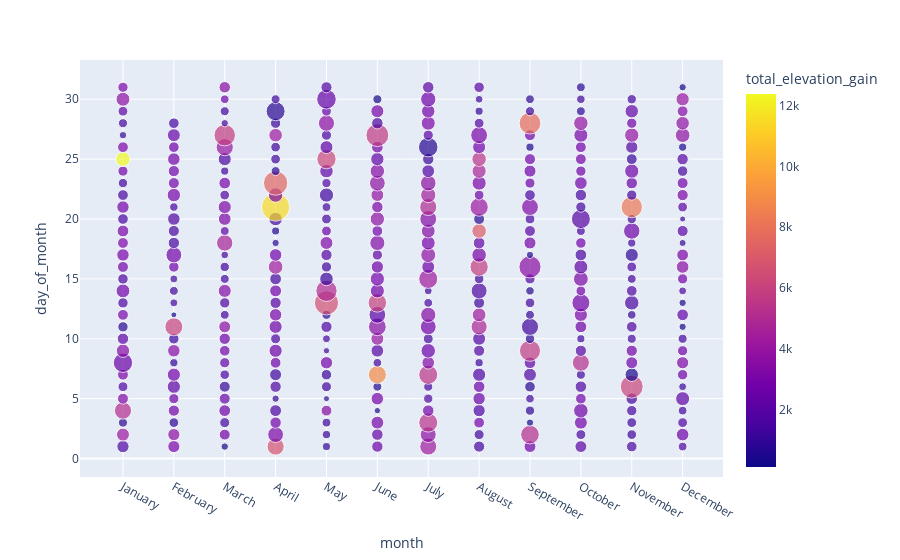

The code cell stored with this chart in its notebook:
### Code cell
# Most active days of the year (based on max activity elevtion and time)
scatter = px.scatter(df.groupby(['day_of_month', 'month']).agg({'total_elevation_gain':'max',
                                                  'hours': 'max'}).reset_index(), 
                 x='month', 
                 y='day_of_month', 
                 color='total_elevation_gain', 
                 size='hours',
                 category_orders={"month": ["January", "February", "March", "April", "May", "June", "July", "August", "September", "October", "November", "December"]})
scatter.show()

### Figure 1 — Plotly figure (JSON) as saved in the notebook; plotly's stock layout.template omitted (floating-point values rounded to 4 significant figures; data arrays with more than 128 entries replaced by an {"elided": "..."} marker saying what was removed)
{"data": [{"hovertemplate": "month=%{x}<br>day_of_month=%{y}<br>hours=%{marker.size}<br>total_elevation_gain=%{marker.color}<extra></extra>", "legendgroup": "", "marker": {"color": {"elided": "365 float values"}, "coloraxis": "coloraxis", "size": {"elided": "365 float values"}, "sizemode": "area", "sizeref": 0.03735, "symbol": "circle"}, "mode": "markers", "name": "", "orientation": "v", "showlegend": false, "type": "scatter", "x": {"elided": "365 str values"}, "xaxis": "x", "y": {"elided": "365 int values"}, "yaxis": "y"}], "layout": {"coloraxis": {"colorbar": {"title": {"text": "total_elevation_gain"}}, "colorscale": [[0, "#0d0887"], [0.1111, "#46039f"], [0.2222, "#7201a8"], [0.3333, "#9c179e"], [0.4444, "#bd3786"], [0.5556, "#d8576b"], [0.6667, "#ed7953"], [0.7778, "#fb9f3a"], [0.8889, "#fdca26"], [1, "#f0f921"]]}, "legend": {"itemsizing": "constant", "tracegroupgap": 0}, "margin": {"t": 60}, "xaxis": {"anchor": "y", "categoryarray": ["January", "February", "March", "April", "May", "June", "July", "August", "September", "October", "November", "December"], "categoryorder": "array", "domain": [0, 1], "title": {"text": "month"}}, "yaxis": {"anchor": "x", "domain": [0, 1], "title": {"text": "day_of_month"}}}}
